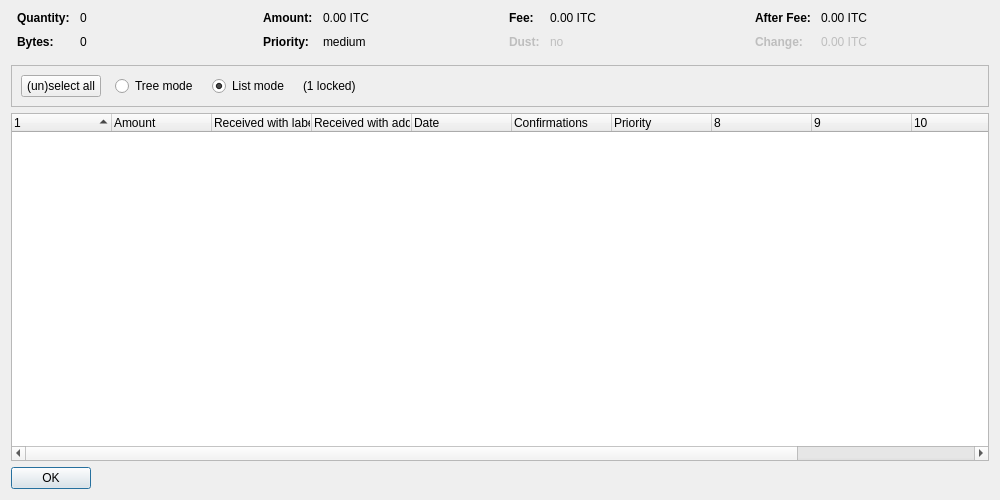
<?xml version="1.0" encoding="UTF-8"?>
<ui version="4.0">
 <class>CoinControlDialog</class>
 <widget class="QDialog" name="CoinControlDialog">
  <property name="geometry">
   <rect>
    <x>0</x>
    <y>0</y>
    <width>1000</width>
    <height>500</height>
   </rect>
  </property>
  <property name="windowTitle">
   <string>Coin Selection</string>
  </property>
  <layout class="QVBoxLayout" name="verticalLayout">
   <item>
    <layout class="QHBoxLayout" name="horizontalLayoutTop" stretch="0,0,0,0">
     <property name="topMargin">
      <number>0</number>
     </property>
     <property name="bottomMargin">
      <number>10</number>
     </property>
     <item>
      <layout class="QFormLayout" name="formLayoutCoinControl1">
       <property name="horizontalSpacing">
        <number>10</number>
       </property>
       <property name="verticalSpacing">
        <number>10</number>
       </property>
       <property name="leftMargin">
        <number>6</number>
       </property>
       <property name="rightMargin">
        <number>6</number>
       </property>
       <item row="0" column="0">
        <widget class="QLabel" name="labelCoinControlQuantityText">
         <property name="font">
          <font>
           <weight>75</weight>
           <bold>true</bold>
          </font>
         </property>
         <property name="text">
          <string>Quantity:</string>
         </property>
        </widget>
       </item>
       <item row="0" column="1">
        <widget class="QLabel" name="labelCoinControlQuantity">
         <property name="cursor">
          <cursorShape>IBeamCursor</cursorShape>
         </property>
         <property name="contextMenuPolicy">
          <enum>Qt::ActionsContextMenu</enum>
         </property>
         <property name="text">
          <string notr="true">0</string>
         </property>
         <property name="textInteractionFlags">
          <set>Qt::LinksAccessibleByMouse|Qt::TextSelectableByKeyboard|Qt::TextSelectableByMouse</set>
         </property>
        </widget>
       </item>
       <item row="1" column="0">
        <widget class="QLabel" name="labelCoinControlBytesText">
         <property name="font">
          <font>
           <weight>75</weight>
           <bold>true</bold>
          </font>
         </property>
         <property name="text">
          <string>Bytes:</string>
         </property>
        </widget>
       </item>
       <item row="1" column="1">
        <widget class="QLabel" name="labelCoinControlBytes">
         <property name="cursor">
          <cursorShape>IBeamCursor</cursorShape>
         </property>
         <property name="contextMenuPolicy">
          <enum>Qt::ActionsContextMenu</enum>
         </property>
         <property name="text">
          <string notr="true">0</string>
         </property>
         <property name="textInteractionFlags">
          <set>Qt::LinksAccessibleByMouse|Qt::TextSelectableByKeyboard|Qt::TextSelectableByMouse</set>
         </property>
        </widget>
       </item>
      </layout>
     </item>
     <item>
      <layout class="QFormLayout" name="formLayoutCoinControl2">
       <property name="horizontalSpacing">
        <number>10</number>
       </property>
       <property name="verticalSpacing">
        <number>10</number>
       </property>
       <property name="leftMargin">
        <number>6</number>
       </property>
       <property name="rightMargin">
        <number>6</number>
       </property>
       <item row="0" column="0">
        <widget class="QLabel" name="labelCoinControlAmountText">
         <property name="font">
          <font>
           <weight>75</weight>
           <bold>true</bold>
          </font>
         </property>
         <property name="text">
          <string>Amount:</string>
         </property>
        </widget>
       </item>
       <item row="0" column="1">
        <widget class="QLabel" name="labelCoinControlAmount">
         <property name="cursor">
          <cursorShape>IBeamCursor</cursorShape>
         </property>
         <property name="contextMenuPolicy">
          <enum>Qt::ActionsContextMenu</enum>
         </property>
         <property name="text">
          <string notr="true">0.00 ITC</string>
         </property>
         <property name="textInteractionFlags">
          <set>Qt::LinksAccessibleByMouse|Qt::TextSelectableByKeyboard|Qt::TextSelectableByMouse</set>
         </property>
        </widget>
       </item>
       <item row="1" column="0">
        <widget class="QLabel" name="labelCoinControlPriorityText">
         <property name="font">
          <font>
           <weight>75</weight>
           <bold>true</bold>
          </font>
         </property>
         <property name="text">
          <string>Priority:</string>
         </property>
        </widget>
       </item>
       <item row="1" column="1">
        <widget class="QLabel" name="labelCoinControlPriority">
         <property name="cursor">
          <cursorShape>IBeamCursor</cursorShape>
         </property>
         <property name="contextMenuPolicy">
          <enum>Qt::ActionsContextMenu</enum>
         </property>
         <property name="text">
          <string notr="true">medium</string>
         </property>
         <property name="textInteractionFlags">
          <set>Qt::LinksAccessibleByMouse|Qt::TextSelectableByKeyboard|Qt::TextSelectableByMouse</set>
         </property>
        </widget>
       </item>
      </layout>
     </item>
     <item>
      <layout class="QFormLayout" name="formLayoutCoinControl3">
       <property name="horizontalSpacing">
        <number>10</number>
       </property>
       <property name="verticalSpacing">
        <number>10</number>
       </property>
       <property name="leftMargin">
        <number>6</number>
       </property>
       <property name="rightMargin">
        <number>6</number>
       </property>
       <item row="0" column="0">
        <widget class="QLabel" name="labelCoinControlFeeText">
         <property name="font">
          <font>
           <weight>75</weight>
           <bold>true</bold>
          </font>
         </property>
         <property name="text">
          <string>Fee:</string>
         </property>
        </widget>
       </item>
       <item row="0" column="1">
        <widget class="QLabel" name="labelCoinControlFee">
         <property name="cursor">
          <cursorShape>IBeamCursor</cursorShape>
         </property>
         <property name="contextMenuPolicy">
          <enum>Qt::ActionsContextMenu</enum>
         </property>
         <property name="text">
          <string notr="true">0.00 ITC</string>
         </property>
         <property name="textInteractionFlags">
          <set>Qt::LinksAccessibleByMouse|Qt::TextSelectableByKeyboard|Qt::TextSelectableByMouse</set>
         </property>
        </widget>
       </item>
       <item row="1" column="0">
        <widget class="QLabel" name="labelCoinControlLowOutputText">
         <property name="enabled">
          <bool>false</bool>
         </property>
         <property name="font">
          <font>
           <weight>75</weight>
           <bold>true</bold>
          </font>
         </property>
         <property name="text">
          <string>Dust:</string>
         </property>
        </widget>
       </item>
       <item row="1" column="1">
        <widget class="QLabel" name="labelCoinControlLowOutput">
         <property name="enabled">
          <bool>false</bool>
         </property>
         <property name="cursor">
          <cursorShape>IBeamCursor</cursorShape>
         </property>
         <property name="contextMenuPolicy">
          <enum>Qt::ActionsContextMenu</enum>
         </property>
         <property name="text">
          <string notr="true">no</string>
         </property>
         <property name="textInteractionFlags">
          <set>Qt::LinksAccessibleByMouse|Qt::TextSelectableByKeyboard|Qt::TextSelectableByMouse</set>
         </property>
        </widget>
       </item>
      </layout>
     </item>
     <item>
      <layout class="QFormLayout" name="formLayoutCoinControl4">
       <property name="horizontalSpacing">
        <number>10</number>
       </property>
       <property name="verticalSpacing">
        <number>10</number>
       </property>
       <property name="leftMargin">
        <number>6</number>
       </property>
       <property name="rightMargin">
        <number>6</number>
       </property>
       <item row="0" column="0">
        <widget class="QLabel" name="labelCoinControlAfterFeeText">
         <property name="font">
          <font>
           <weight>75</weight>
           <bold>true</bold>
          </font>
         </property>
         <property name="text">
          <string>After Fee:</string>
         </property>
        </widget>
       </item>
       <item row="0" column="1">
        <widget class="QLabel" name="labelCoinControlAfterFee">
         <property name="cursor">
          <cursorShape>IBeamCursor</cursorShape>
         </property>
         <property name="contextMenuPolicy">
          <enum>Qt::ActionsContextMenu</enum>
         </property>
         <property name="text">
          <string notr="true">0.00 ITC</string>
         </property>
         <property name="textInteractionFlags">
          <set>Qt::LinksAccessibleByMouse|Qt::TextSelectableByKeyboard|Qt::TextSelectableByMouse</set>
         </property>
        </widget>
       </item>
       <item row="1" column="0">
        <widget class="QLabel" name="labelCoinControlChangeText">
         <property name="enabled">
          <bool>false</bool>
         </property>
         <property name="font">
          <font>
           <weight>75</weight>
           <bold>true</bold>
          </font>
         </property>
         <property name="text">
          <string>Change:</string>
         </property>
        </widget>
       </item>
       <item row="1" column="1">
        <widget class="QLabel" name="labelCoinControlChange">
         <property name="enabled">
          <bool>false</bool>
         </property>
         <property name="cursor">
          <cursorShape>IBeamCursor</cursorShape>
         </property>
         <property name="contextMenuPolicy">
          <enum>Qt::ActionsContextMenu</enum>
         </property>
         <property name="text">
          <string notr="true">0.00 ITC</string>
         </property>
         <property name="textInteractionFlags">
          <set>Qt::LinksAccessibleByMouse|Qt::TextSelectableByKeyboard|Qt::TextSelectableByMouse</set>
         </property>
        </widget>
       </item>
      </layout>
     </item>
    </layout>
   </item>
   <item>
    <widget class="QFrame" name="frame">
     <property name="minimumSize">
      <size>
       <width>0</width>
       <height>40</height>
      </size>
     </property>
     <property name="frameShape">
      <enum>QFrame::StyledPanel</enum>
     </property>
     <property name="frameShadow">
      <enum>QFrame::Sunken</enum>
     </property>
     <layout class="QHBoxLayout" name="horizontalLayout">
      <item>
       <layout class="QHBoxLayout" name="horizontalLayoutPanel" stretch="0,0,0,0,0">
        <property name="spacing">
         <number>14</number>
        </property>
        <item>
         <widget class="QPushButton" name="pushButtonSelectAll">
          <property name="sizePolicy">
           <sizepolicy hsizetype="Maximum" vsizetype="Fixed">
            <horstretch>0</horstretch>
            <verstretch>0</verstretch>
           </sizepolicy>
          </property>
          <property name="text">
           <string>(un)select all</string>
          </property>
          <property name="autoDefault">
           <bool>false</bool>
          </property>
         </widget>
        </item>
        <item>
         <widget class="QRadioButton" name="radioTreeMode">
          <property name="sizePolicy">
           <sizepolicy hsizetype="Maximum" vsizetype="Fixed">
            <horstretch>0</horstretch>
            <verstretch>0</verstretch>
           </sizepolicy>
          </property>
          <property name="text">
           <string>Tree mode</string>
          </property>
         </widget>
        </item>
        <item>
         <widget class="QRadioButton" name="radioListMode">
          <property name="sizePolicy">
           <sizepolicy hsizetype="Maximum" vsizetype="Fixed">
            <horstretch>0</horstretch>
            <verstretch>0</verstretch>
           </sizepolicy>
          </property>
          <property name="text">
           <string>List mode</string>
          </property>
          <property name="checked">
           <bool>true</bool>
          </property>
         </widget>
        </item>
        <item>
         <widget class="QLabel" name="labelLocked">
          <property name="text">
           <string notr="true">(1 locked)</string>
          </property>
         </widget>
        </item>
        <item>
         <spacer name="horizontalSpacer">
          <property name="orientation">
           <enum>Qt::Horizontal</enum>
          </property>
          <property name="sizeHint" stdset="0">
           <size>
            <width>40</width>
            <height>20</height>
           </size>
          </property>
         </spacer>
        </item>
       </layout>
      </item>
     </layout>
    </widget>
   </item>
   <item>
    <widget class="CoinControlTreeWidget" name="treeWidget">
     <property name="contextMenuPolicy">
      <enum>Qt::CustomContextMenu</enum>
     </property>
     <property name="sortingEnabled">
      <bool>false</bool>
     </property>
     <property name="columnCount">
      <number>12</number>
     </property>
     <attribute name="headerShowSortIndicator" stdset="0">
      <bool>true</bool>
     </attribute>
     <attribute name="headerStretchLastSection">
      <bool>false</bool>
     </attribute>
     <column>
      <property name="text">
       <string/>
      </property>
     </column>
     <column>
      <property name="text">
       <string>Amount</string>
      </property>
     </column>
     <column>
      <property name="text">
       <string>Received with label</string>
      </property>
     </column>
     <column>
      <property name="text">
       <string>Received with address</string>
      </property>
     </column>
     <column>
      <property name="text">
       <string>Date</string>
      </property>
     </column>
     <column>
      <property name="text">
       <string>Confirmations</string>
      </property>
      <property name="toolTip">
       <string>Confirmed</string>
      </property>
     </column>
     <column>
      <property name="text">
       <string>Priority</string>
      </property>
     </column>
     <column>
      <property name="text">
       <string/>
      </property>
     </column>
     <column>
      <property name="text">
       <string/>
      </property>
     </column>
     <column>
      <property name="text">
       <string/>
      </property>
     </column>
     <column>
      <property name="text">
       <string/>
      </property>
     </column>
     <column>
      <property name="text">
       <string/>
      </property>
     </column>
    </widget>
   </item>
   <item>
    <widget class="QDialogButtonBox" name="buttonBox">
     <property name="sizePolicy">
      <sizepolicy hsizetype="Maximum" vsizetype="Fixed">
       <horstretch>0</horstretch>
       <verstretch>0</verstretch>
      </sizepolicy>
     </property>
     <property name="orientation">
      <enum>Qt::Horizontal</enum>
     </property>
     <property name="standardButtons">
      <set>QDialogButtonBox::Ok</set>
     </property>
    </widget>
   </item>
  </layout>
 </widget>
 <customwidgets>
  <customwidget>
   <class>CoinControlTreeWidget</class>
   <extends>QTreeWidget</extends>
   <header>coincontroltreewidget.h</header>
  </customwidget>
 </customwidgets>
 <resources/>
 <connections/>
</ui>
